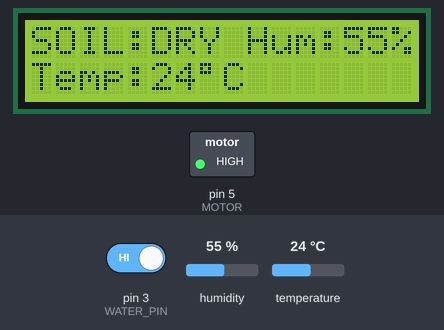
The sketch below on a simulated Arduino Uno, built with avr-gcc and run on an emulated ATmega328P. Shown: 16×2 character LCD, switched loads named in the sketch (green lamp = pin HIGH). The test bench sets the inputs (shaded band); at power-on: pin 3 (WATER_PIN) HIGH, humidity 55 %, temperature 24 °C.

Above: at 4.2 s.
4.3 s: pin 3 (WATER_PIN) driven LOW
At 5.6 s:
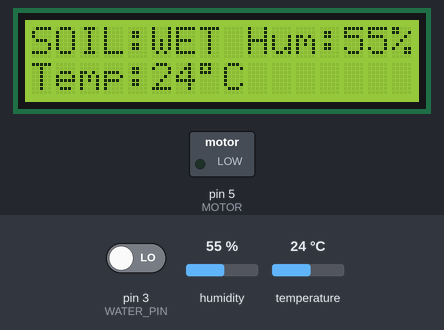
6.7 s: humidity set to 22 %
At 8.4 s:
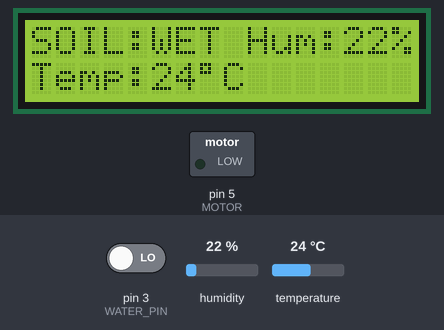
8.7 s: temperature set to 12 °C
At 10.5 s:
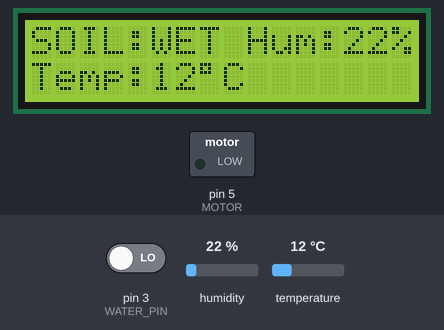
10.8 s: pin 3 (WATER_PIN) driven HIGH
At 12.6 s:
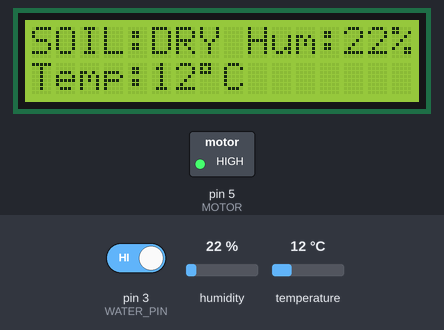
12.9 s: humidity set to 40 %
At 14.6 s:
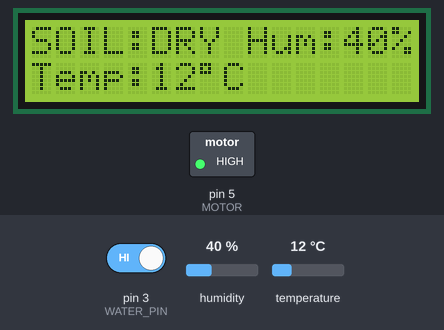
15.0 s: temperature set to 19 °C
At 16.5 s:
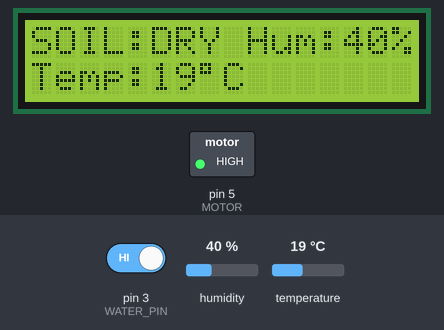
Timing chart, 0 to 18.0 s (numbered marks = the images above; inputs shaded):
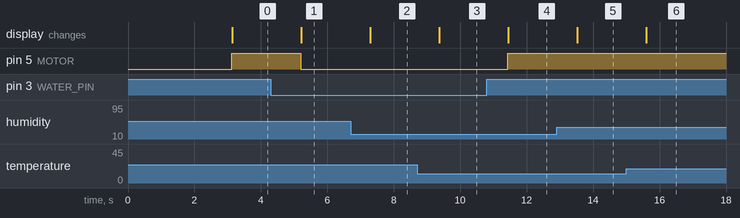

The sketch:

smart_irrigation.ino
```cpp
#include <Wire.h>
#include <LiquidCrystal_I2C.h>
#include <DHT.h>

// LCD
LiquidCrystal_I2C lcd(0x27, 16, 2);

// DHT
#define DHTPIN 2
#define DHTTYPE DHT11
DHT dht(DHTPIN, DHTTYPE);

#define WATER_PIN 3
#define MOTOR 5

void setup() {
  pinMode(WATER_PIN, INPUT);
  pinMode(MOTOR, OUTPUT);

  lcd.init();
  lcd.backlight();
  dht.begin();

  lcd.setCursor(0, 0);
  lcd.print("SMART IRRIGATION");
  lcd.setCursor(2, 1);
  lcd.print("INITIALIZING");

  delay(3000);
  lcd.clear();
}

void loop() {
  float temp = dht.readTemperature();
  float hum = dht.readHumidity();

  int waterState = digitalRead(WATER_PIN);

  String SoilStatus = (waterState == LOW) ? "WET" : "DRY";
  bool waterDetected = (waterState == HIGH);

  // Control motor
  digitalWrite(MOTOR, waterDetected);

  // Display soil status and humidity
  lcd.setCursor(0, 0);
  lcd.print("SOIL:");
  lcd.print(SoilStatus);
  lcd.print(" Hum:");
  lcd.print((int)hum);
  lcd.print("% ");

  // Display temperature
  lcd.setCursor(0, 1);
  lcd.print("Temp:");
  lcd.print((int)temp);
  lcd.write(0xDF); // Degree symbol
  lcd.print("C ");

  delay(1000);
}
```

Measured:
- after the input at 4.3 s, pin 5 (MOTOR): HIGH → LOW after 0.89 s; the display: changes after 0.92 s (image 1)
- after the input at 6.7 s, the display: changes after 0.60 s (image 2)
- after the input at 8.7 s, the display: changes after 0.67 s (image 3)
- after the input at 10.8 s, pin 5 (MOTOR): LOW → HIGH after 0.62 s; the display: changes after 0.65 s (image 4)
- after the input at 12.9 s, the display: changes after 0.63 s (image 5)
- after the input at 15.0 s, the display: changes after 0.60 s (image 6)
